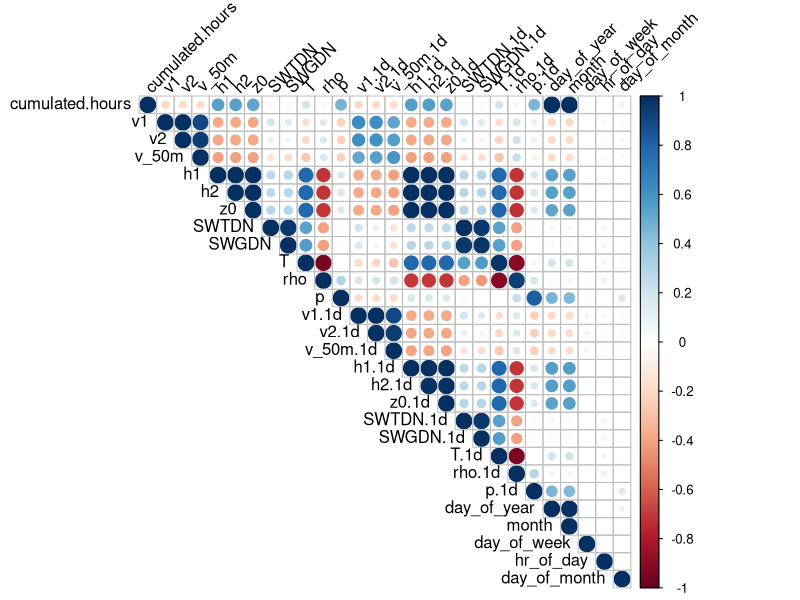

The R script that drew this image: (Note: this script raises an error after producing the figure.)
adjdata<-read.csv('germany_2016_with_features_adj.csv',stringsAsFactors = FALSE,header = TRUE,sep=",")
str(adjdata)
summary(adjdata$DE_wind_generation_actual)
library(corrplot)
corrplot(cor(adjdata[,2:29]), type = "upper", order = "original", tl.col = "black", tl.srt = 45)
library(psych)
n=nrow(adjdata)
ceiling(0.8*8760)
set.seed(1234)
trainindex <- sample(1:n, 7008)
trainset <- adjdata[trainindex,]
head(trainset)
testsed <- adjdata[-trainindex,]
fit<-lm(DE_wind_generation_actual~ ., data = trainset)
summary(fit)
fit_adj=step(fit,direction="backward")
summary(fit_adj)
lm_predict_data <- predict(fit_adj, testsed[,-1])
write.csv(lm_predict_data, 'lm_predict_data.csv', row.names = F)
actual<-testsed[,1]
rmse(actual,lm_predict_data)
install.packages("caret")
install.packages("ModelMetrics",dependencies = TRUE)
library(tidyverse)
library(lattice)
library(ModelMetrics)
library(caret)
set.seed(123)
train.control <- trainControl(method = "cv", number = 10)
model <- train(DE_wind_generation_actual~ ., data = adjdata, method = "lm",
               trControl = train.control)
# Define training control
set.seed(123) 
train.control <- trainControl(method = "cv", number = 5)
# Train the model
model <- train(DE_wind_generation_actual ~., data = trainset, method = "lm",
               trControl = train.control)
# Summarize the results
print(model)